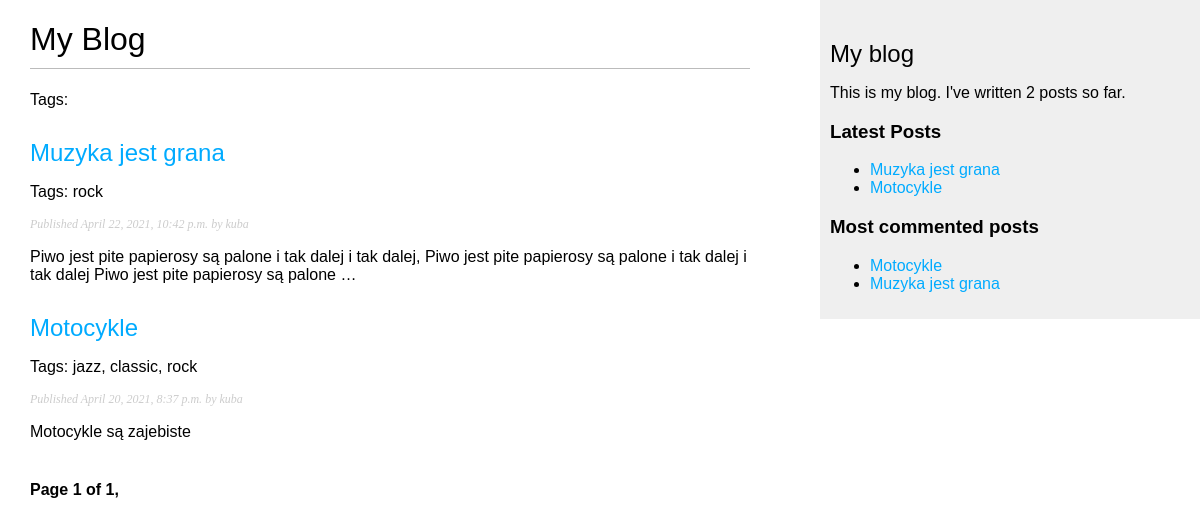
/blog/, run on an earlier commit of the app's database.
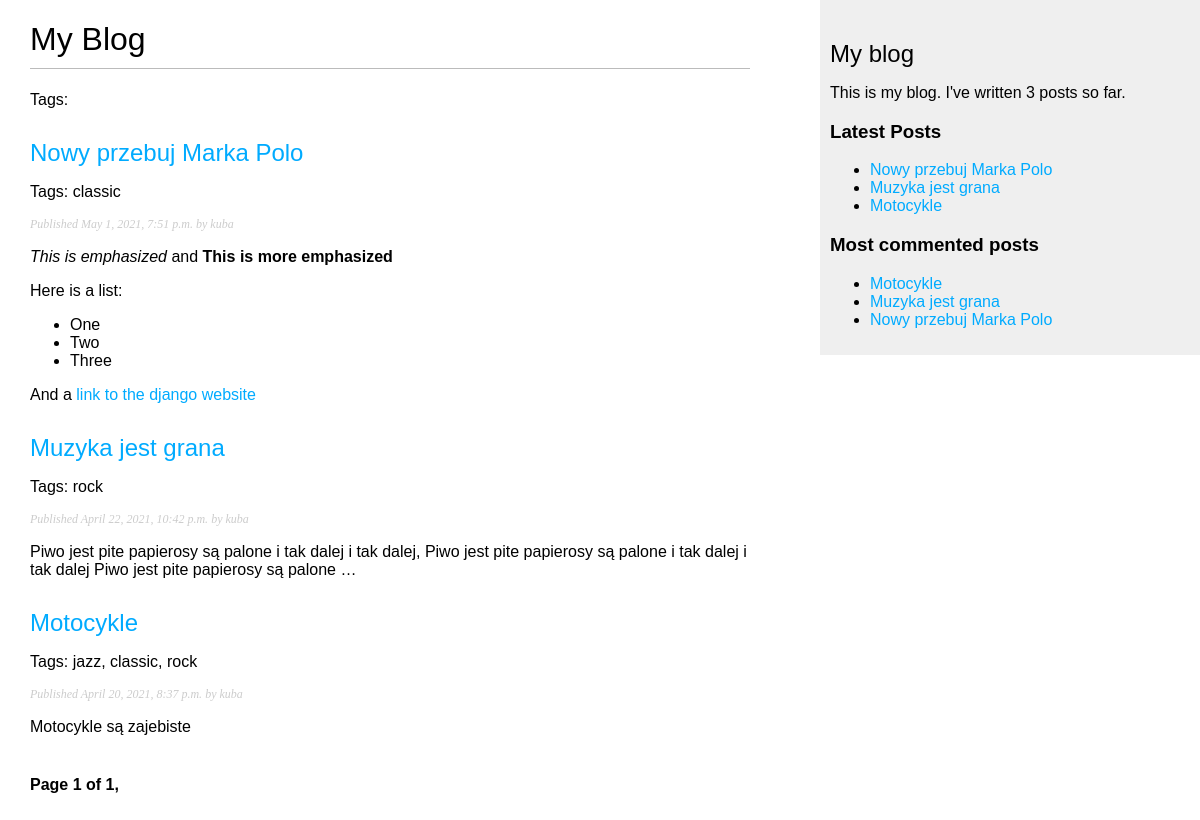
And on a later commit of the database.
### blog/models.py (models this page shows, shortened)
class Post(models.Model):
    objects = models.Manager()
    published = PublishedManager()
    tags = TaggableManager()
    STATUS_CHOICES = (
        ('draft', 'Draft'),
        ('published', 'Published')
    )
    title = models.CharField(max_length=250)
    slug = models.SlugField(max_length=250,
    unique_for_date='publish')
    author = models.ForeignKey(User, on_delete=models.CASCADE,
    related_name='blog_posts')
    body=models.TextField()
    publish = models.DateTimeField(default=timezone.now)
    created = models.DateTimeField(auto_now_add=True)
    updated = models.DateTimeField(auto_now=True)
    status = models.CharField(max_length=10, choices=STATUS_CHOICES, default="draft")
    def get_absolute_url(self):
        return reverse('blog:post_detail', args = [self.publish.year, self.publish.month,
        self.publish.day, self.slug])
    class Meta:
        ordering = ('-publish',)

### blog/views.py (the view)
# urls.py: path('', views.post_list, name = 'post_list' ),
def post_list(request, tag_slug=None):
    object_list = Post.published.all()
    tag = None
    if tag_slug:
        tag = get_object_or_404(Tag, slug = tag_slug)
        object_list = object_list.filter(tags__in=[tag])
    paginator = Paginator(object_list,3) # 3 posts in each page
    page = request.GET.get('page')
    try:
        posts = paginator.page(page)
    except PageNotAnInteger:
        posts = paginator.page(1)
    except EmptyPage:
        posts = paginator.page(paginator.num_pages)
    return render(request, 'blog/post/list.html', {'page': page, 'posts': posts, 'tag': tag})

### blog/models.py (called while the page is built)
    def get_queryset(self):
        return super(PublishedManager, self).get_queryset().filter(status = 'published')

### blog/templatetags/blog_tags.py (called while the page is built)
@register.simple_tag(name = 'total_posts')
def total_posts():
    return Post.published.count()

@register.inclusion_tag('blog/post/latest_posts.html')
def show_latest_posts(count = 5):
    latest_posts = Post.published.order_by('-publish')[:count]
    return {'latest_posts': latest_posts}

@register.simple_tag()
def get_most_commented_posts(count = 5):
    return Post.published.annotate(total_comments = Count('comments')).order_by('-total_comments')[:count]

@register.filter(name = 'markdown')
def markdown_format(text):
    return mark_safe(markdown.markdown(text))

### blog/templates/blog/post/list.html (shortened to what this page needs)
{% extends "blog/base.html" %}
{% load blog_tags %}
{% block content %}
    <h1>My Blog</h1>
    <p class='tags'>
        Tags:
    </p>
    {% for post in posts %}
    <h2>
        <a href = "{{ post.get_absolute_url }}">
            {{ post.title }}
        </a>
    </h2>
    <p class="tags">Tags: {{ post.tags.all|join:", " }}</p>
    <p class = "date">
        Published {{ post.publish }} by {{ post.author }}
    </p>
    {{ post.body|markdown|truncatewords_html:30 }}
    {% endfor %}
    {% include "pagination.html" with page=posts %}
{% endblock %}

### blog/templates/blog/base.html (shortened to what this page needs)
{% load blog_tags %}
{% load static %}
<!DOCTYPE html>
<html>
<head>
  <link href="{% static "css/blog.css" %}" rel="stylesheet">
</head>
<body>
  <div id="content">
    {% block content %}
    {% endblock %}
  </div>
  <div id="sidebar">
    <h2>My blog</h2>
    <p>This is my blog. I've written {% total_posts %} posts so far.</p>
    <h3>Latest Posts</h3>
    {% show_latest_posts 3 %}
    <h3>Most commented posts</h3>
    {% get_most_commented_posts as most_commented_posts %}
    <ul>
      {% for post in most_commented_posts %}
        <li>
          <a href = "{{ post.get_absolute_url }}">{{ post.title }}</a>
        </li>
      {% endfor %}
    </ul>
  </div>
</body>
</html>

### blog/templates/pagination.html (shortened to what this page needs)
<div class = "pagination">
    <span class = "step-links">
    <span class = "current">
        Page {{ page.number }} of {{ page.paginator.num_pages }},
    </span>
    </span>
</div>

### blog/templates/blog/post/latest_posts.html
<ul>
    {% for post in latest_posts %}
        <li>
            <a href = "{{ post.get_absolute_url }}">{{ post.title}}</a>
        </li>
    {% endfor %}
</ul>

### blog/static/css/blog.css (style rules this page uses)
body { margin:0; padding:0; font-family:helvetica, sans-serif; }
a { color:#00abff; text-decoration:none; }
h1 { font-weight:normal; border-bottom:1px solid #bbb; padding:0 0 10px 0; }
h2 { font-weight:normal; margin:30px 0 0; }
#content { float:left; width:60%; padding:0 0 0 30px; }
#sidebar { float:right; width:30%; padding:10px; background:#efefef; height:100%; }
p.date { color:#ccc; font-family: georgia, serif; font-size: 12px; font-style: italic; }
.pagination { margin:40px 0; font-weight:bold; }

What changed in the data, as far as the page shows it:
added Post: title "Nowy przebuj Marka Polo", tags.all "classic", publish "May 1, 2021, 7:51 p.m.", author "kuba", body "This is emphasized and This is more emphasized Here is a list: One Two Three And a link to the django website"
Also different on the page:
text no longer shown: "2"
text now shown: "3"
